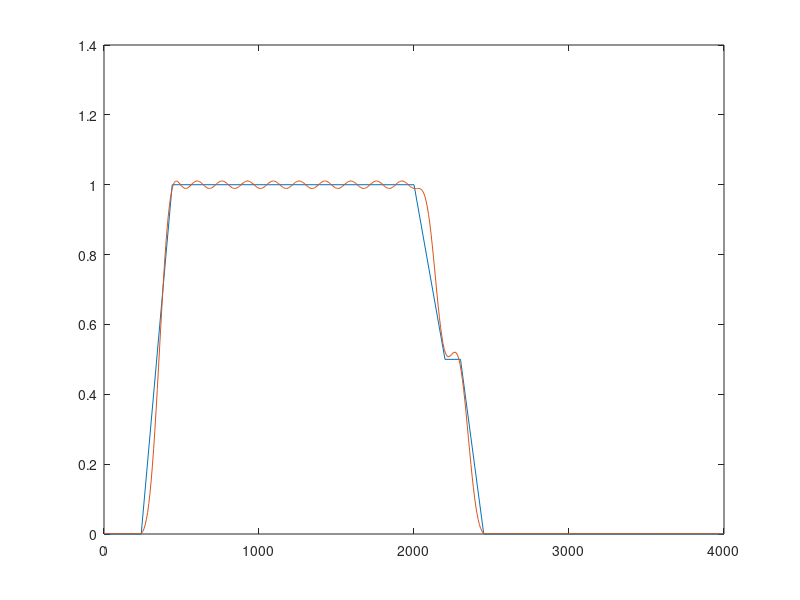
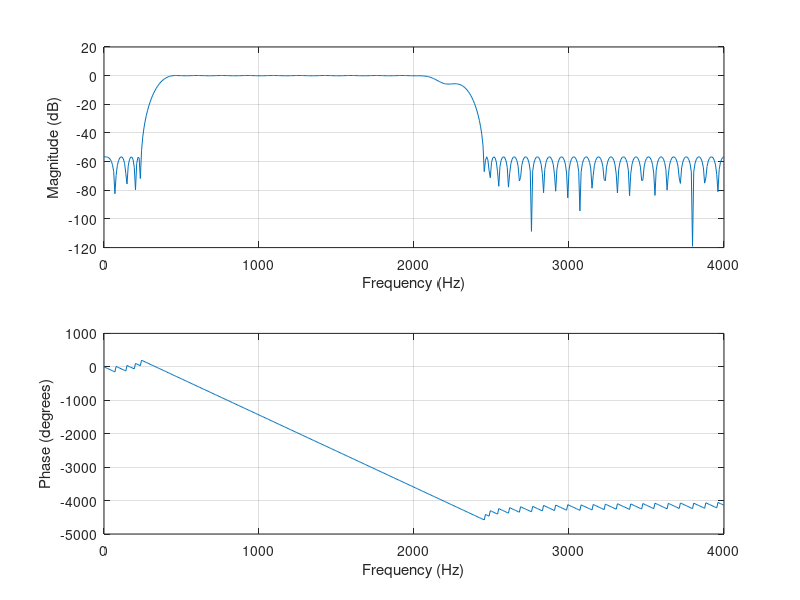

The MATLAB script that drew these images, in order:
F = [240 440 2000 2200 2300 2450];  %tap frequencies
A = [0 1 0.5 0];                    %tap gain, assume its working on
                                    %pairs of entries, with an implicit 0
                                    %at the start and end
pass_ripple = (10^(0.4/20)-1)/(10^(0.4/20)+1); 
stop_ripple = 10^(-50/20);
DEV = [stop_ripple pass_ripple pass_ripple stop_ripple];
Fs = 8000;                          %Fsamp


[m,f,a,W] = firpmord(F,A,DEV,Fs);   %tells us what order and shit it needs to be

b = firpm(m,f,a, W);                %coeffs of the FIR filter
[h,w] = freqz(b,1,512); %freqz(numerator, denominator, resolution)
plot(f/2 * Fs,a,w/2/pi * Fs,abs(h)) %draws the something....

figure;
freqz(b,1,512, Fs);                 %does the stuff on L5-13
